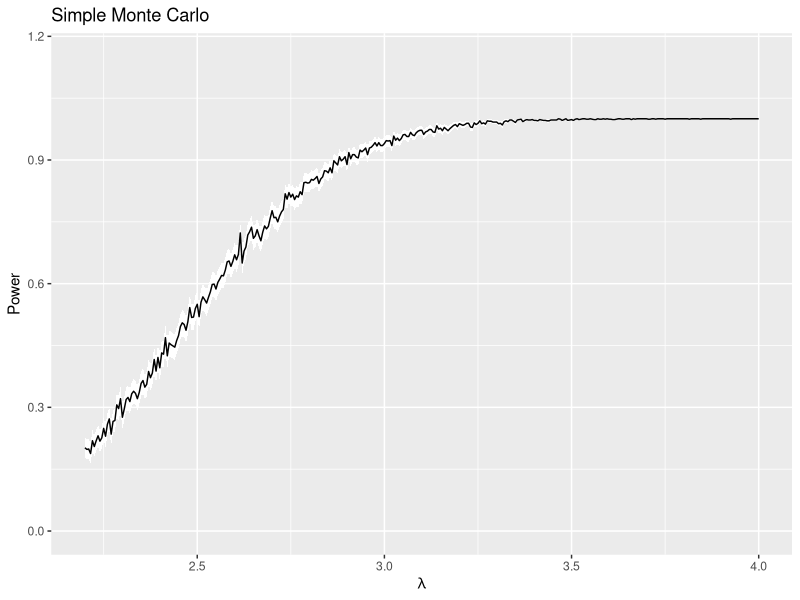
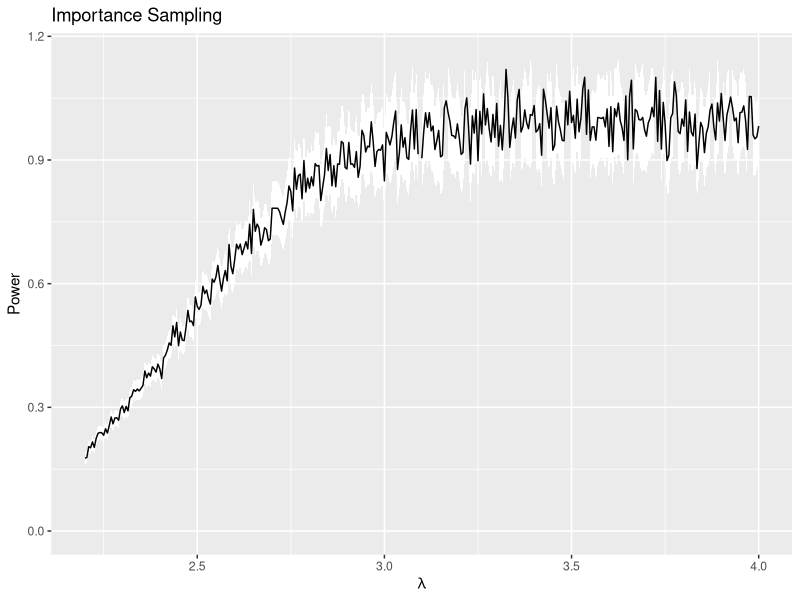
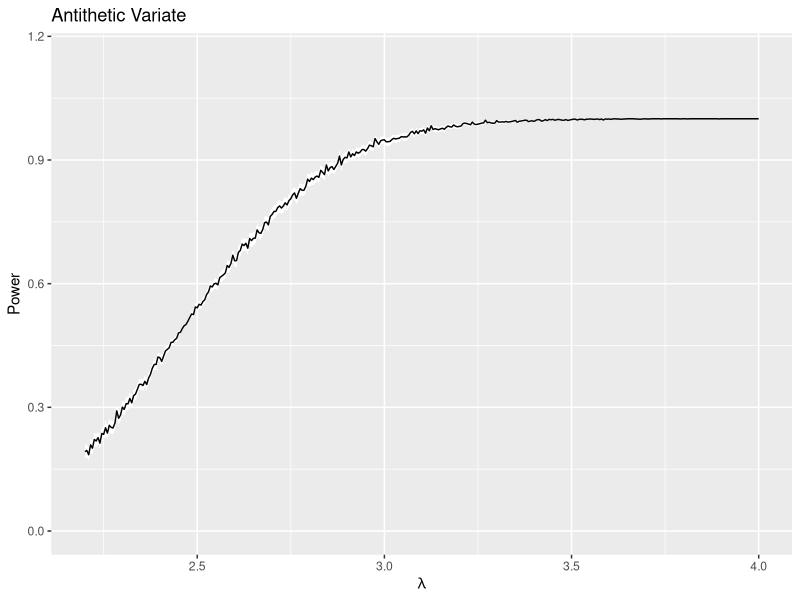
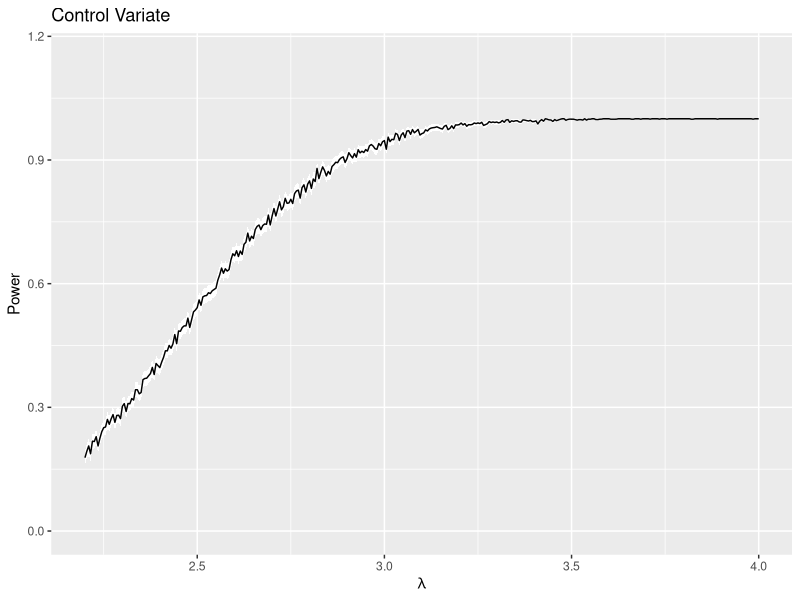

R code for these plots, in order:
## ---- chunk 1
knitr::opts_chunk$set(echo = TRUE)
## ---- chunk 2
set.seed(0)

# Function whose expectation we are trying to estimate
delta <- function(x) {
  (x/25 - 2)/sqrt(2/25) >= 1.645
}

# Calculate a 95% confidence interval using the mean and variance provided
ci95 <- function(mean, variance) {
  mean + qnorm(.975) * sqrt(variance) * c(-1, 1)
}

# Simple Monte Carlo estimate
simple_mc <- function(true_param)  {
  mc_sample <- rpois(n=1000, lambda=25 * true_param)
  est <- mean(sapply(mc_sample, delta))
  var <- (est - est^2)/1000
  ci <- ci95(est, var)
  c(est, var)
}

# Importance Sampling Estimate
importance_estimate <- function(true_param) {
  sample <- rpois(n=1000, lambda=25*(sqrt(2/25)*1.645+true_param))
  delta_importance <- sapply(sample, FUN=delta)
  weights <- dpois(sample, lambda=25*true_param) /
                           dpois(sample, lambda=25*(sqrt(2/25)*1.645+true_param))
  est <- mean(delta_importance * weights)
  var <- (mean((delta_importance * weights)^2) - est^2) / 1000
  c(est, var)
}

# Antithetic estimate
antithetic_estimate <- function(true_param) {
  unif_sample <- runif(1000)
  sample1 <- qpois(unif_sample, lambda=25*true_param)
  sample2 <- qpois(1 - unif_sample, lambda=25*true_param)
  
  delta1 <- sapply(sample1, delta)
  delta2 <- sapply(sample2, delta)
  
  est1 <- mean(delta1)
  est2 <- mean(delta2)
  est <- (est1 + est2) / 2
  
  var1 <- (est1 - est1^2) / 1000
  var2 <- (est2 - est2^2) / 1000
  cov <- mean((delta1 - est1) * (delta2 - est2)) / 999
  var <- (var1 + var2) / 4 + cov / 2
  
  c(est, var)
}

# Control variate estimate
cv_estimate <- function(true_param) {
sample <- rpois(1000, lambda=25*true_param)

delta_simple <- sapply(sample, delta)
delta_control <- sample / 25

est_simple <- mean(delta_simple)
est_control <- mean(delta_control)

var_simple <- (mean(delta_simple^2) - est_simple^2) / 1000
var_control <- (mean(delta_control^2) - est_control^2) / 1000
cov_control <- mean((delta_simple - est_simple) * (delta_control - est_control)) / 999

alpha <- - cov_control / var_control

est <- est_simple + alpha * (est_control - true_param)
var <- var_simple + 2 * alpha * cov_control + alpha ^ 2 * var_control

c(est, var)
}

mc <- simple_mc(2)
imp <- importance_estimate(2)
at <- antithetic_estimate(2)
cv <- cv_estimate(2)
## ---- chunk 3
format_interval <- function(x) {
  paste0('(', round(x[1], 5), ', ', round(x[2], 5), ')')
}

knitr::kable(
rbind(c('Simple MC', mc[1], mc[2], format_interval(ci95(mc[1], mc[2]))),
      c('Importance Sampling', imp[1], imp[2], format_interval(ci95(imp[1], imp[2]))),
      c('Antithetic Sampling', at[1], at[2], format_interval(ci95(at[1], at[2]))),
      c('Control Variate', cv[1], cv[2], format_interval(ci95(cv[1], cv[2])))),
col.names=c('Method', 'Estimate', 'Variance', '$95\\% CI$'),
caption="Monte Carlo Estimates",
digits=5
  )
## ---- chunk 4
library(ggplot2)

plot_power <- function(mc_method, title) {
  x = seq(2.2, 4, .005)
  y <- sapply(x, mc_method)
  ci <- apply(y, 2, function(x) ci95(x[1], x[2]))
  df <- data.frame(lambda=x, estimates=y[1,], lower=ci[1,], upper=ci[2,])
  ggplot(data=df, aes(lambda)) + geom_ribbon(aes(ymin=lower, ymax=upper), fill='white') +
    geom_line(aes(y=estimates)) + ylim(0, 1.15) +
    labs(title=title, x=expression(lambda), y='Power')
}
p1 <- plot_power(simple_mc, 'Simple Monte Carlo')
p2 <- plot_power(importance_estimate, 'Importance Sampling')
p3 <- plot_power(antithetic_estimate, 'Antithetic Variate')
p4 <- plot_power(cv_estimate, 'Control Variate')
## ---- chunk 5
p1
p2
p3
p4
